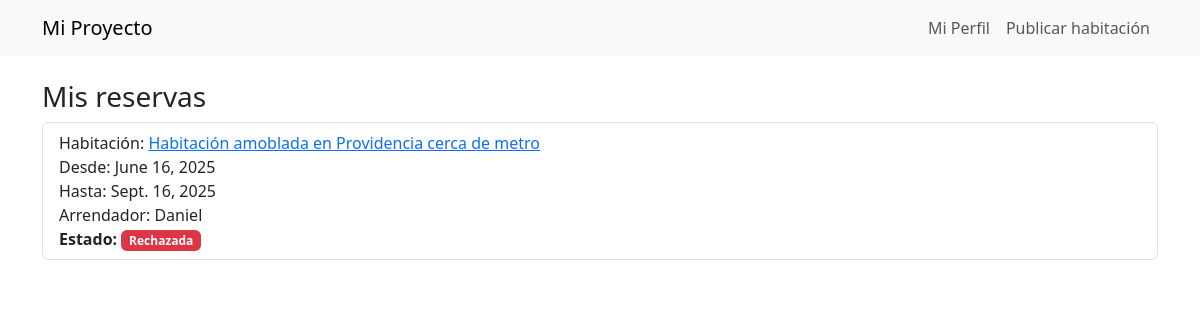
Page /booking/ (signed in) on the earlier database version.
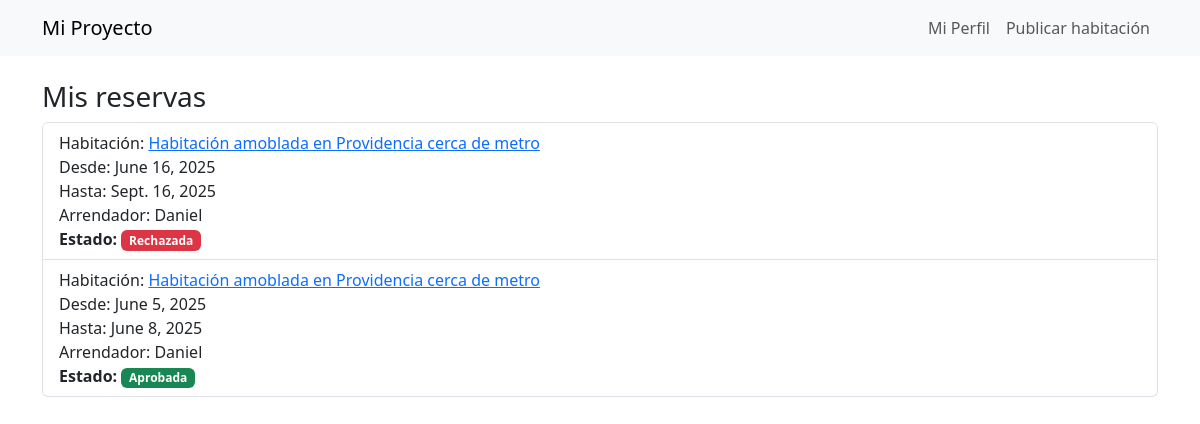
Same page on the later database version.
### booking/models.py (models this page shows, shortened)
class Booking(models.Model):
    STATUS_CHOICES = [
        ('pending', 'Pendiente'),
        ('approved', 'Aprobada'),
        ('rejected', 'Rechazada'),
    ]
    student = models.ForeignKey(settings.AUTH_USER_MODEL, on_delete=models.CASCADE, related_name='bookings')
    room = models.ForeignKey(Room, on_delete=models.CASCADE, related_name='bookings')
    start_date = models.DateField()
    end_date = models.DateField()
    created_at = models.DateTimeField(auto_now_add=True)
    status = models.CharField(max_length=10, choices=STATUS_CHOICES, default='pending')  # Nuevo campo

### listings/models.py (models this page shows, shortened)
class Room(models.Model):
    owner = models.ForeignKey(settings.AUTH_USER_MODEL, on_delete=models.CASCADE)
    title = models.CharField(max_length=100)
    description = models.TextField()
    price = models.DecimalField(max_digits=8, decimal_places=2)
    city = models.CharField(max_length=100)
    address = models.CharField(max_length=200)
    available_from = models.DateField()
    available_to = models.DateField()
    created_at = models.DateTimeField(auto_now_add=True)
    archived = models.BooleanField(default=False)  # Nuevo campo

### accounts/models.py (models this page shows, shortened)
class User(AbstractUser):
    USER_ROLES = (
        ('student', 'Estudiante'),
        ('landlord', 'Arrendador'),
    )
    role = models.CharField(max_length=10, choices=USER_ROLES)
    university = models.CharField(max_length=100, blank=True, null=True)
    phone = models.CharField(max_length=20, blank=True, null=True)
    profile_image = models.ImageField(upload_to='profiles/', blank=True, null=True)
    birth_date = models.DateField(blank=True, null=True)  # Nuevo campo

### booking/views.py (the view)
# urls.py: path('', views.booking_list, name='booking_list'),
@login_required
def booking_list(request):
    my_bookings = Booking.objects.filter(student=request.user).order_by('created_at')
    return render(request, 'booking/booking_list.html', {'my_bookings': my_bookings})

### templates/booking/booking_list.html (shortened to what this page needs)
{% extends "base/base.html" %}
{% block content %}
<h3>Mis reservas</h3>
{% if my_bookings %}
    <ul class="list-group">
        {% for booking in my_bookings %}
            <li class="list-group-item">
                Habitación: <a href="{% url 'listings:room_detail' booking.room.pk %}">{{ booking.room.title }}</a><br>
                Desde: {{ booking.start_date }}<br>
                Hasta: {{ booking.end_date }}<br>
                Arrendador: {{ booking.room.owner.username }}<br>
                <strong>Estado:</strong>
                {% if booking.status == 'approved' %}
                    <span class="badge bg-success">{{ booking.get_status_display }}</span>
                {% elif booking.status == 'rejected' %}
                    <span class="badge bg-danger">{{ booking.get_status_display }}</span>
                {% else %}
                    <span class="badge bg-warning text-dark">{{ booking.get_status_display }}</span>
                    <a href="{% url 'booking:booking_update' booking.pk %}" class="btn btn-sm btn-primary ms-2">Modificar</a>
                    <a href="{% url 'booking:booking_delete' booking.pk %}" class="btn btn-sm btn-danger ms-2">Eliminar</a>
                {% endif %}
            </li>
        {% endfor %}
    </ul>
{% else %}
    <p>No tienes reservas aún.</p>
{% endif %}
{% endblock %}

Differences in the rows shown:
added Booking: room "Habitación amoblada en Providencia cerca de metro", start_date "June 5, 2025", end_date "June 8, 2025", room.owner.username "Daniel", status "Aprobada"
